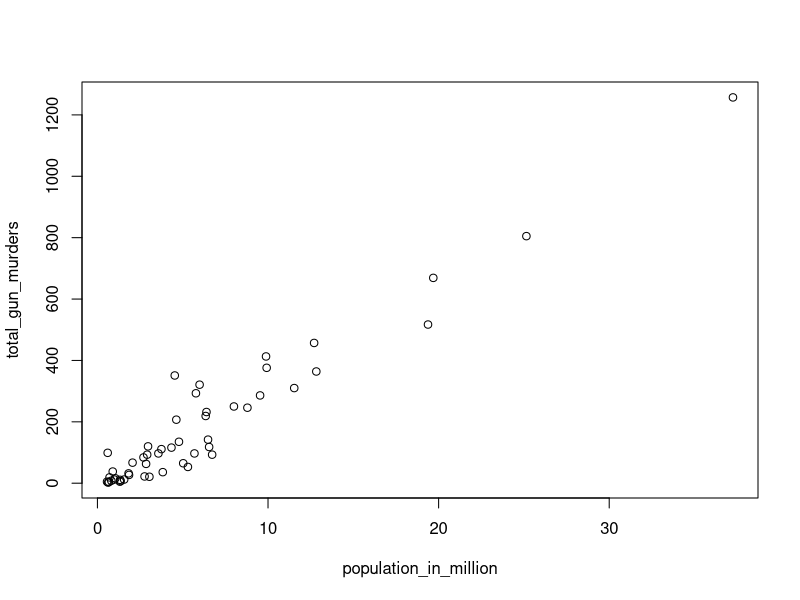
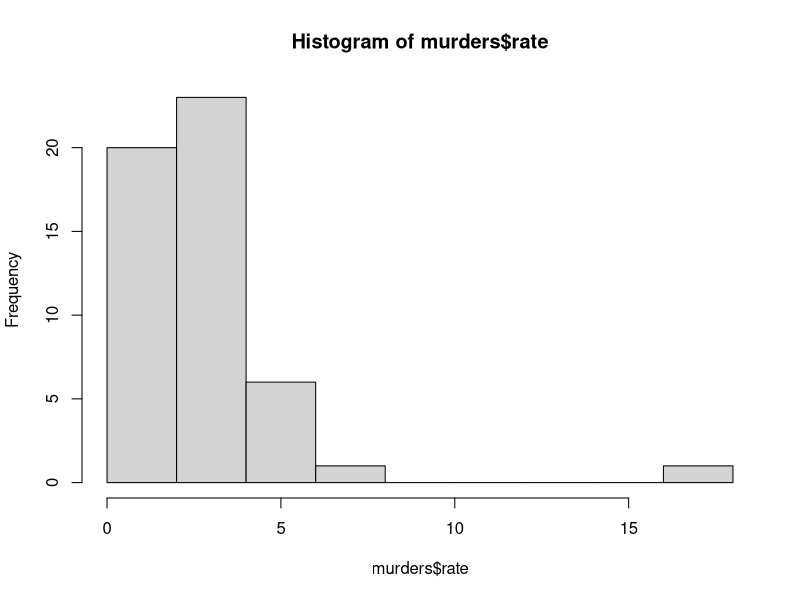
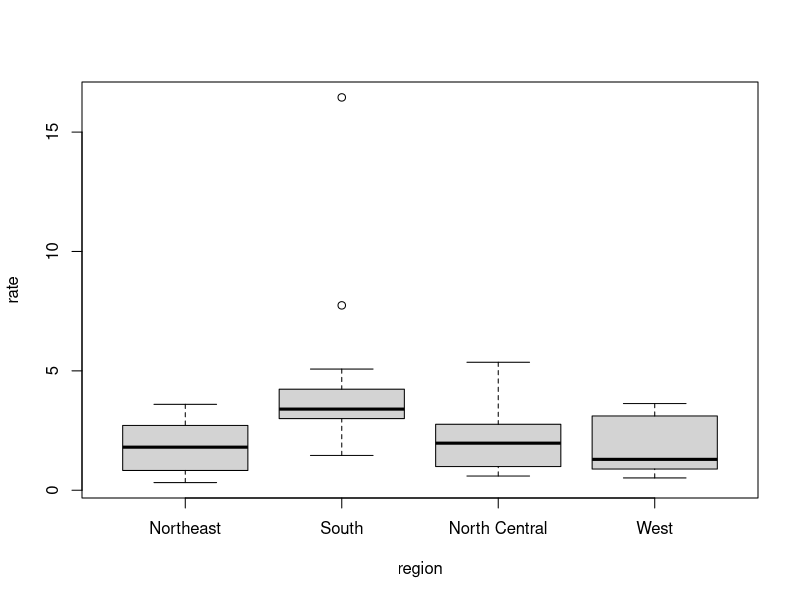

Write the R code that produced these figures, in order.
## Exploratory data visualization
## ONe can quicly go from idea to data with flexibility and ease
## we are using back US MURDERS
## we infer that states with larger population have more murders
library(dslabs)
data(murders)
library(dplyr)


##
population_in_million <- murders$population / 10^6
total_gun_murders <- murders$total
plot(population_in_million, total_gun_murders)

## Histograms are powerful graphical summaries of a list of numbers 
## that gives u a general overview of the types of values u have
murders <- mutate(murders, rate = total/population*100000)
hist(murders$rate)
## hist() show's u a histogram graph


murders$state[which.max(murders$rate)]
## District of Columbia




## BOX PLOTS
## provides a more compact summary of a distribution 
## than a histogram and a more useful for comparing distribution
## we use them to compare the regions 
boxplot(rate ~ region, data = murders)




## visualization
